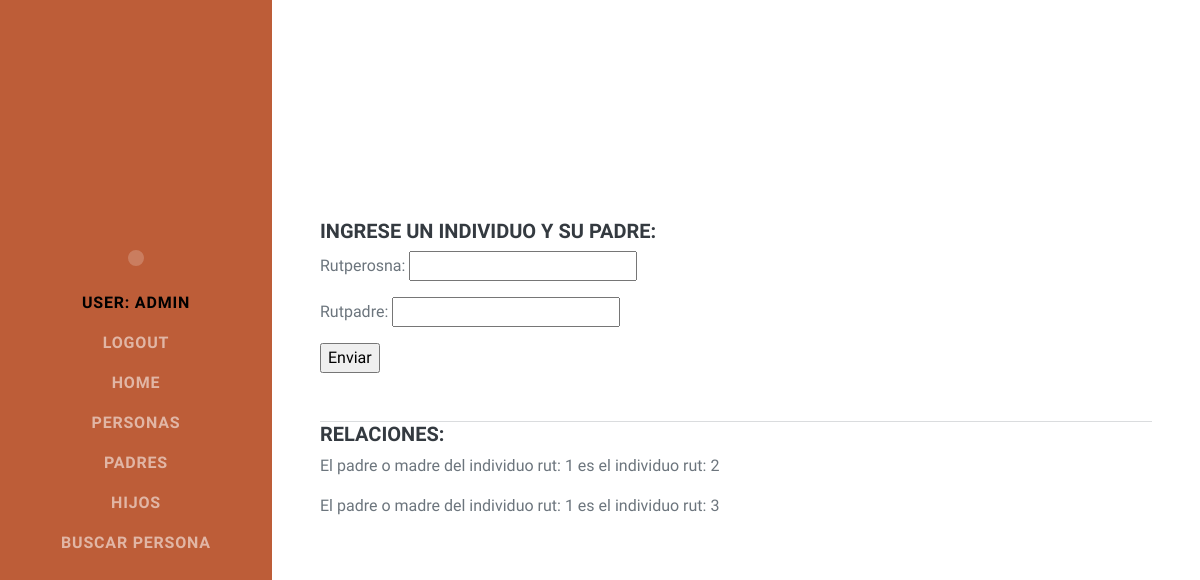
The app's page /AppFami/padres (signed in), older data.
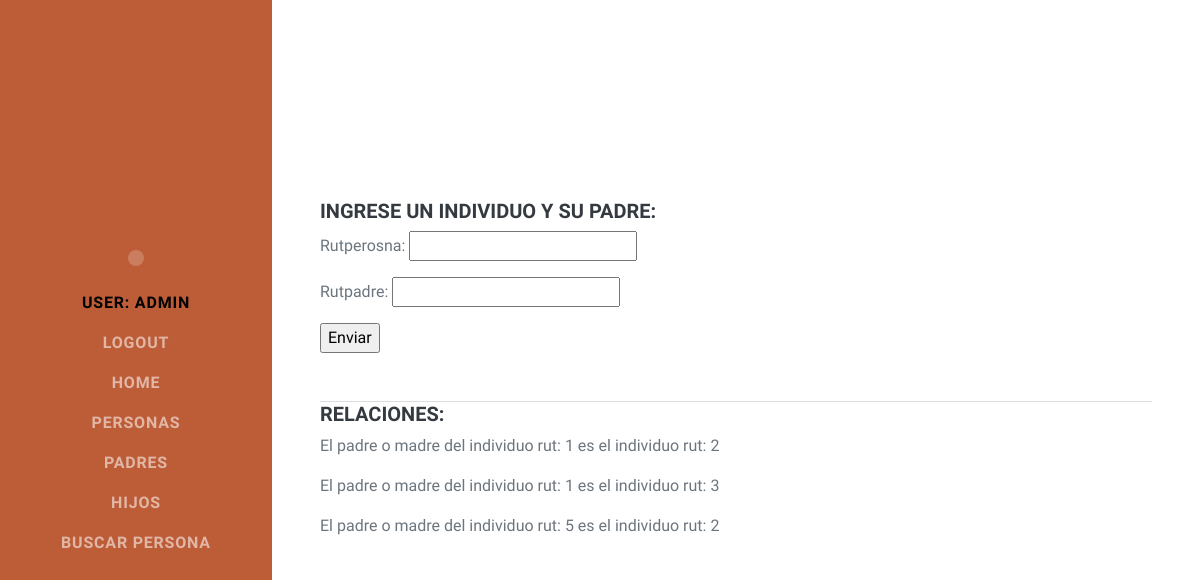
The same page, newer data.
### AppFami/models.py (models this page shows, shortened)
class Padre(models.Model):
    rutperosna = models.IntegerField()
    rutpadre = models.IntegerField()

### AppFami/views.py (the view)
# urls.py: path('padres',padres, name = 'AppFamiPadres'),
@login_required
def padres(request):
    if request.method == 'POST':
        my_form = PadreForm(request.POST)
        if my_form.is_valid():
            data = my_form.cleaned_data
            padre_date = Padre(rutperosna=data.get('rutperosna'), rutpadre=data.get('rutpadre'))
            padre_date.save()
    padres = Padre.objects.all()
    contexto = {
        'padres': padres,
        'my_form': PadreForm
    }
    return render(request, 'AppFami/padres.html', contexto)

### templates/AppFami/padres.html (shortened to what this page needs)
{% extends 'AppFami/index.html' %}
{% block body %}
    <div class="d-flex flex-column flex-md-row justify-content-between mb-5">
        <div class="flex-grow-1">
            <h5>Ingrese un individuo y su padre: </h5>
            <form acction="" method="POST">
                    {{my_form.as_p}}
                    <input type="submit" value="Enviar">
            </form>
        </div>
    </div>
    <hr class="m-0" />
    <div class="d-flex flex-column flex-md-row justify-content-between mb-5">
        <div class="flex-grow-1">
            <h5>Relaciones: </h5>
            {% for per in padres %}
                <p>El padre o madre del individuo rut: {{per.rutperosna}} es el individuo rut: {{per.rutpadre}}</p>
            {% endfor %}
        </div>
    </div>
{% endblock %}

Row changes from the older to the newer data that the page shows:
added Padre: rutperosna "5", rutpadre "2"
